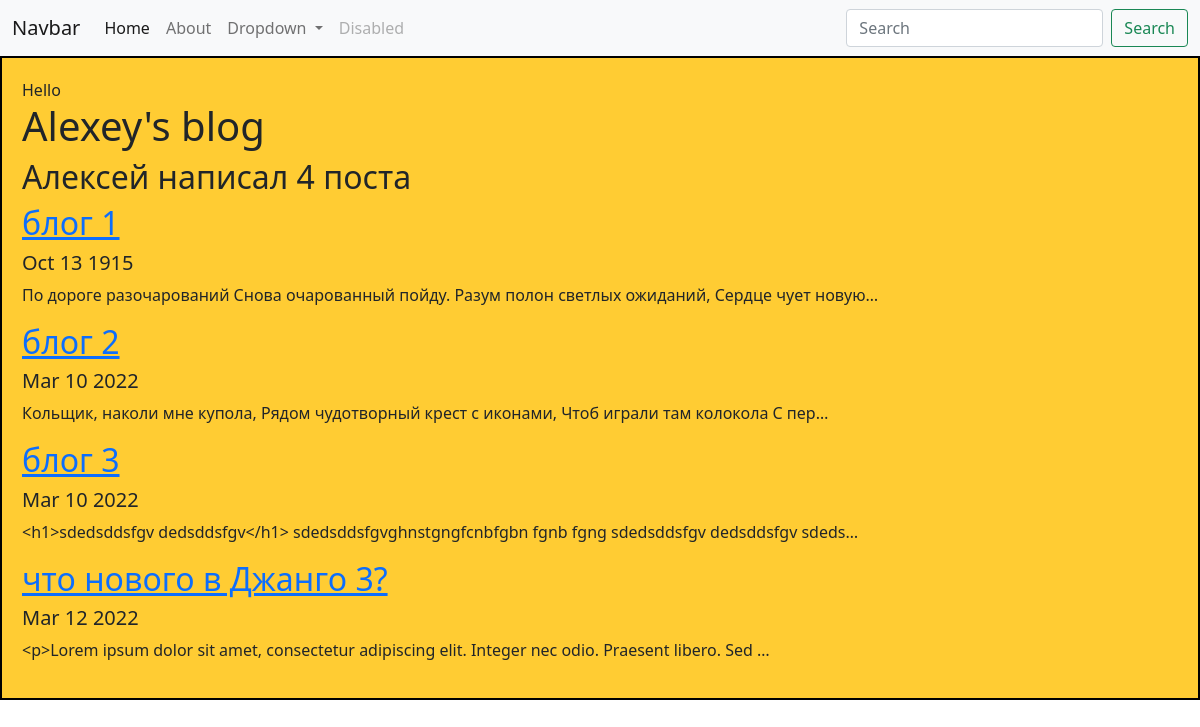
Screenshot of /blog/ with the database file from the repository.
### blog/models.py (models this page shows, shortened)
class Blog(models.Model):
    tittle = models.CharField(max_length = 200)
    description = models.TextField()
    date = models.DateField()

### blog/views.py (the view)
# urls.py: path('', views.all_blogs, name='all_blogs'),
def all_blogs(request):
    blogs = Blog.objects.all()
    return render(request, 'blog/all_blogs.html', {'blogs':blogs})

### blog/templates/blog/all_blogs.html
{% extends 'portfolio/base.html' %}
{% block content %}
Hello
<h1>Alexey's blog</h1>
<h2>Алексей написал {{ blogs.count }}  поста</h2>
{% for blog in blogs %}
<a href="{% url 'blog:detail' blog.id %}"><h2>{{ blog.tittle }}</h2></a>
<h5>{{ blog.date|date:'M d Y' }}</h5>
<p>{{ blog.description|truncatechars:100 }}</p>
{% endfor %}
{% endblock %}

### rows the page displays
Blog: tittle "блог 1", date "Oct 13 1915", description "По дороге разочарований Снова очарованный пойду. Разум полон светлых ожиданий, Сердце чует новую…"
Blog: tittle "блог 2", date "Mar 10 2022", description "Кольщик, наколи мне купола, Рядом чудотворный крест с иконами, Чтоб играли там колокола С пер…"
Blog: tittle "блог 3", date "Mar 10 2022", description "<h1>sdedsddsfgv dedsddsfgv</h1> sdedsddsfgvghnstgngfcnbfgbn fgnb fgng sdedsddsfgv dedsddsfgv sdeds…"
Blog: tittle "что нового в Джанго 3?", date "Mar 12 2022", description "<p>Lorem ipsum dolor sit amet, consectetur adipiscing elit. Integer nec odio. Praesent libero. Sed …"

### other values shown
{{ blogs.count }} "4"
